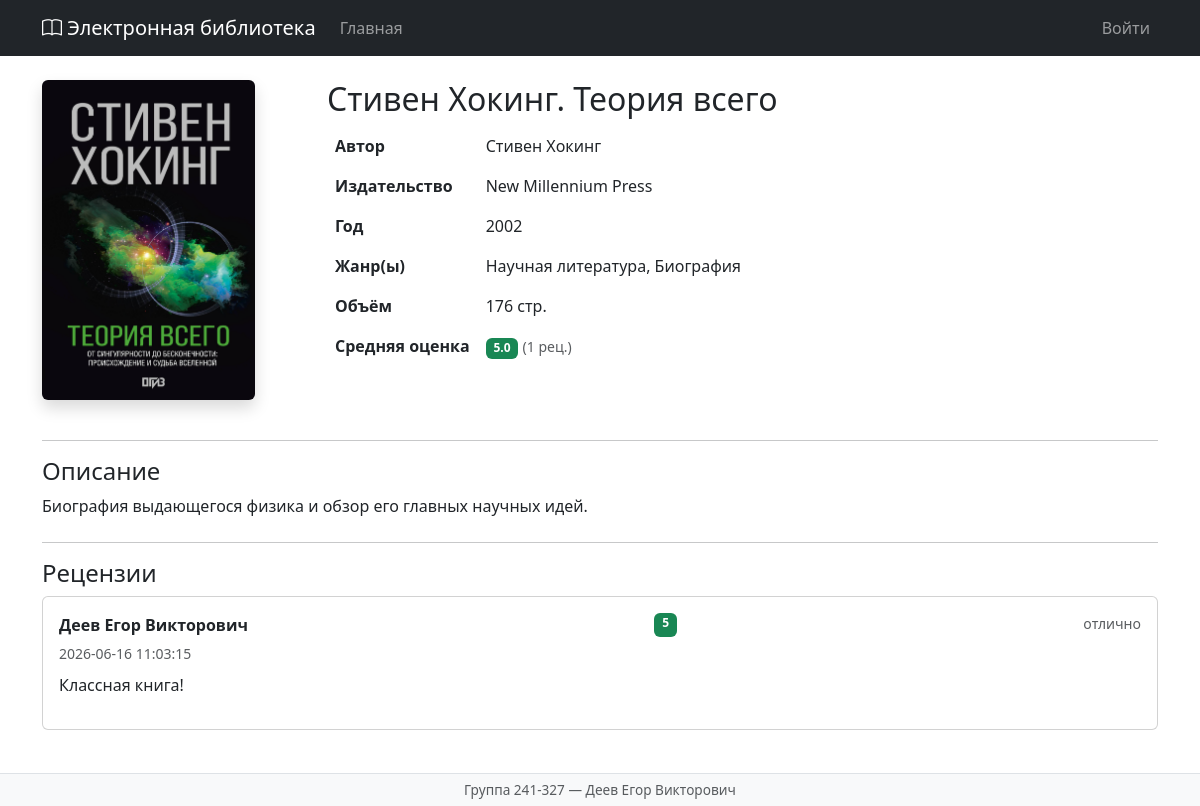
/book/15, run on the app's committed database.
### tables this page shows
CREATE TABLE covers (
    id INTEGER PRIMARY KEY AUTOINCREMENT,
    filename VARCHAR(255) NOT NULL,
    mime_type VARCHAR(100) NOT NULL,
    md5_hash VARCHAR(32) NOT NULL
);

CREATE TABLE books (
    id INTEGER PRIMARY KEY AUTOINCREMENT,
    title VARCHAR(255) NOT NULL,
    description TEXT NOT NULL,
    year INTEGER NOT NULL,
    publisher VARCHAR(255) NOT NULL,
    author VARCHAR(255) NOT NULL,
    pages INTEGER NOT NULL,
    cover_id INTEGER,
    FOREIGN KEY (cover_id) REFERENCES covers(id)
);

CREATE TABLE reviews (
    id INTEGER PRIMARY KEY AUTOINCREMENT,
    book_id INTEGER NOT NULL,
    user_id INTEGER NOT NULL,
    rating INTEGER NOT NULL CHECK(rating BETWEEN 0 AND 5),
    text TEXT NOT NULL,
    created_at TIMESTAMP DEFAULT CURRENT_TIMESTAMP,
    FOREIGN KEY (book_id) REFERENCES books(id) ON DELETE CASCADE,
    FOREIGN KEY (user_id) REFERENCES users(id) ON DELETE CASCADE
);

CREATE TABLE users (
    id INTEGER PRIMARY KEY AUTOINCREMENT,
    login VARCHAR(100) NOT NULL UNIQUE,
    password_hash VARCHAR(255) NOT NULL,
    last_name VARCHAR(100) NOT NULL,
    first_name VARCHAR(100) NOT NULL,
    middle_name VARCHAR(100),
    role_id INTEGER NOT NULL,
    FOREIGN KEY (role_id) REFERENCES roles(id)
);

### app/__init__.py (the view)
@app.route('/book/<int:book_id>')
def book_view(book_id):
    db = get_db()
    book = db.execute(
        '''SELECT b.*, c.filename as cover_filename,
               (SELECT GROUP_CONCAT(g.name, ", ") FROM genres g
                JOIN book_genres bg ON bg.genre_id = g.id WHERE bg.book_id = b.id) as genres,
               (SELECT ROUND(AVG(rating), 1) FROM reviews WHERE book_id = b.id) as avg_rating,
               (SELECT COUNT(*) FROM reviews WHERE book_id = b.id) as review_count
            FROM books b
            LEFT JOIN covers c ON b.cover_id = c.id
            WHERE b.id = ?''',
        (book_id,)
    ).fetchone()
    if not book:
        flash('Книга не найдена', 'danger')
        return redirect(url_for('index'))
    reviews = db.execute(
        '''SELECT r.*, u.first_name, u.last_name, u.middle_name
           FROM reviews r JOIN users u ON r.user_id = u.id
           WHERE r.book_id = ? ORDER BY r.created_at DESC''',
        (book_id,)
    ).fetchall()
    user_review = None
    if g.user:
        user_review = db.execute(
            'SELECT * FROM reviews WHERE book_id=? AND user_id=?',
            (book_id, g.user['id'])
        ).fetchone()
    desc_html = bleach.clean(
        markdown.markdown(book['description']),
        tags=ALLOWED_TAGS, attributes=ALLOWED_ATTRS
    )
    return render_template('book_view.html', book=book, reviews=reviews,
                           user_review=user_review, desc_html=desc_html,
                           rating_labels=RATING_LABELS)

### app/__init__.py (called while the page is built)
def get_db():
    if 'db' not in g:
        g.db = sqlite3.connect(app.config['DATABASE'])
        g.db.row_factory = sqlite3.Row
        g.db.execute('PRAGMA foreign_keys = ON')
    return g.db

def load_user():
    user_id = session.get('user_id')
    if user_id:
        g.user = get_db().execute(
            'SELECT u.*, r.name as role_name FROM users u JOIN roles r ON u.role_id=r.id WHERE u.id=?',
            (user_id,)
        ).fetchone()
    else:
        g.user = None

@app.context_processor
def inject_user():
    return dict(current_user=g.user)

### app/templates/book_view.html (shortened to what this page needs)
{% extends 'base.html' %}
{% from 'macros.html' import rating_badge %}
{% block content %}
<div class="row">
    <div class="col-md-3 mb-4">
        {% if book.cover_filename %}
            <img src="{{ url_for('uploaded_file', filename=book.cover_filename) }}"
                 class="img-fluid cover-main rounded shadow" alt="обложка">
        {% else %}
            <div class="bg-secondary text-white rounded d-flex align-items-center justify-content-center"
                 style="width:220px;height:320px;font-size:3rem;">
                <i class="bi bi-book"></i>
            </div>
        {% endif %}
    </div>
    <div class="col-md-9">
        <h2>{{ book.title }}</h2>
        <table class="table table-borderless w-auto mb-3">
            <tr><th class="pe-4">Автор</th><td>{{ book.author }}</td></tr>
            <tr><th>Издательство</th><td>{{ book.publisher }}</td></tr>
            <tr><th>Год</th><td>{{ book.year }}</td></tr>
            <tr><th>Жанр(ы)</th><td>{{ book.genres or '—' }}</td></tr>
            <tr><th>Объём</th><td>{{ book.pages }} стр.</td></tr>
            <tr>
                <th>Средняя оценка</th>
                <td>
                    {% if book.avg_rating is not none %}
                        {{ rating_badge(book.avg_rating) }}
                        <small class="text-muted">({{ book.review_count }} рец.)</small>
                    {% else %}
                        <span class="text-muted">Нет оценок</span>
                    {% endif %}
                </td>
            </tr>
        </table>
    </div>
</div>
<hr>
<h4>Описание</h4>
<div class="mb-4">{{ desc_html | safe }}</div>
<hr>
<h4>Рецензии</h4>
{% if reviews %}
    {% for review in reviews %}
    <div class="card mb-3">
        <div class="card-body">
            <div class="d-flex justify-content-between mb-1">
                <strong>{{ review.last_name }} {{ review.first_name }}
                    {% if review.middle_name %} {{ review.middle_name }}{% endif %}
                </strong>
                {{ rating_badge(review.rating) }}
                <small class="text-muted">{{ rating_labels[review.rating] }}</small>
            </div>
            <small class="text-muted">{{ review.created_at }}</small>
            <div class="mt-2">{{ review.text | safe }}</div>
        </div>
    </div>
    {% endfor %}
{% else %}
    <p class="text-muted">Рецензий пока нет.</p>
{% endif %}
{% endblock %}

### app/templates/macros.html (shortened to what this page needs)
{% macro rating_badge(value) %}
{% if value is not none %}
    {% set v = value | int %}
    {% if v == 5 %}{% set color = 'success' %}
    {% elif v == 4 %}{% set color = 'info' %}
    {% elif v == 3 %}{% set color = 'warning' %}
    {% elif v == 2 %}{% set color = 'orange' %}
    {% else %}{% set color = 'danger' %}
    {% endif %}
    <span class="badge bg-{{ color }} text-white">{{ value }}</span>
{% endif %}
{% endmacro %}

### app/templates/base.html (style rules this page uses)
body { padding-bottom: 60px; }
.cover-main { max-width: 220px; max-height: 320px; object-fit: cover; }

### data on the page
covers: filename (picture)
books: title "Стивен Хокинг. Теория всего", author "Стивен Хокинг", publisher "New Millennium Press", year "2002", pages "176", description "Биография выдающегося физика и обзор его главных научных идей."
reviews: last_name "Деев", first_name "Егор", middle_name "Викторович", rating "5", rating "отлично", created_at "2026-06-16 11:03:15", text "Классная книга!"

### other printed values
{{ book.genres or '—' }} "Научная литература, Биография"
{{ value }} "5.0"
{{ book.review_count }} "1"
